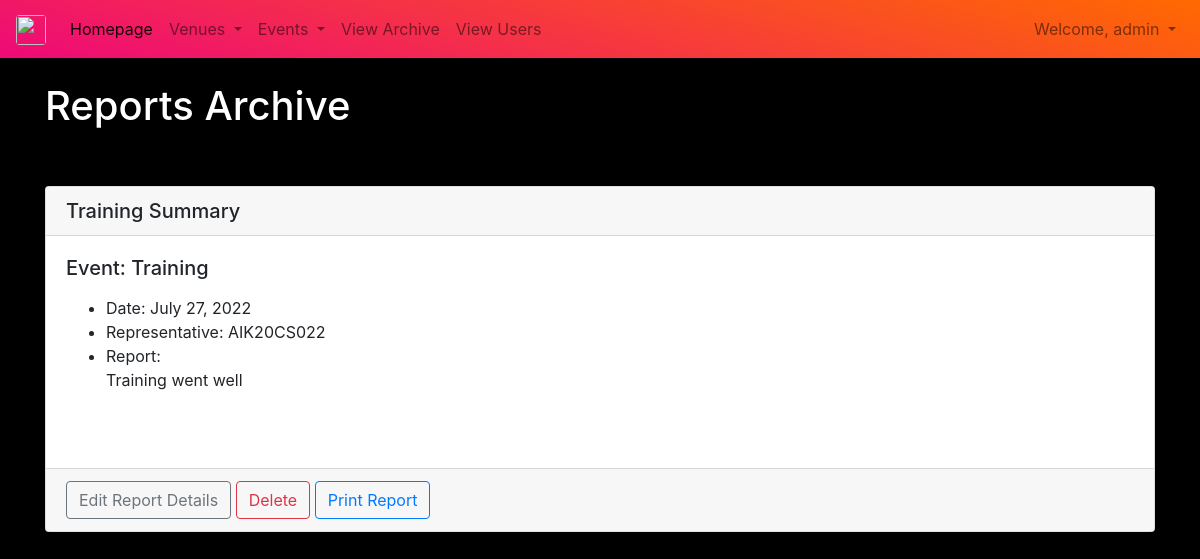
/reports (signed in), run on an earlier commit of the app's database.
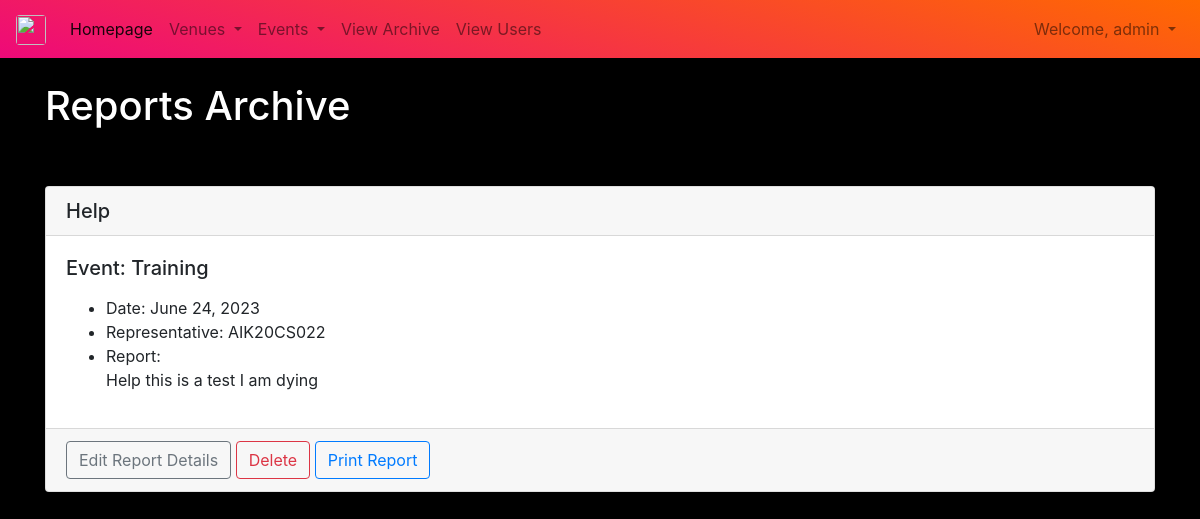
And on a later commit of the database.
### App2/models.py (models this page shows, shortened)
class Report(models.Model):
    title = models.CharField('Event Report', max_length=100)
    event = models.OneToOneField(Event, blank=False, on_delete=models.CASCADE)
    report_date = models.DateField('Report Date')
    report_author = models.ForeignKey(User, blank=False, null=False, on_delete=models.CASCADE)
    body = RichTextField(blank=False)

class BaseModel(models.Model):
    objects=models.Manager()
    class Meta:
        abstract = True

class Event(BaseModel):
    name = models.CharField('Event Name', max_length=120)
    overseer = models.ForeignKey(User, default='', blank=True, null=False, on_delete=models.CASCADE, related_name='Overseer')
    event_club = models.ForeignKey(Club, default='', blank=True, null=False, on_delete=models.CASCADE)
    event_date = models.DateTimeField('Event Date')
    venue = models.ForeignKey(Venue, blank=True, null=True, on_delete=models.CASCADE)
    description = models.TextField(blank=True)
    attendees = models.ManyToManyField(User, blank=True, related_name='Attendees')
    approved = models.BooleanField(default=False)
    def __str__(self):
        return self.name

### App2/views.py (the view)
# urls.py: path("reports", views.reports, name="reports" ),
def reports(request):
    if request.user.is_authenticated:
        report1 = Report.objects.all()
        return render(request, 'App2/reports.html', {'report1': report1})
    else:
        messages.error(request, ("Please login to view the archive"))
        return HttpResponseRedirect('/')

### App2/templates/App2/reports.html (shortened to what this page needs)
<!DOCTYPE html>
<html lang="en">
<head>
</head>
<body>
{% extends "App2/header.html" %}
{% block content %}
{% if user.is_authenticated %}
<h1 id="header">Reports Archive</h1>
    <br/><br/>
    {% for report in report1 %}
    <div class="card">
        <h5 class="card-header">
            {{ report.title }}
        </h5>
        <div class="card-body">
            <h5 class="card-title">Event: {{ report.event }}</h5>
            <p class="card-text">
                <ul>
                <li>Date: {{ report.report_date }}</li>
                <li>Representative: {{ report.report_author }}</li>
                <li>Report: {{ report.body | safe }}</li>
                </ul>
            </p>
        </div>
        <div class="card-footer text-muted">
            <a href="/updatereport/{{ report.id }}" class="btn btn-outline-secondary">Edit Report Details</a>
            <a href="/deletereport/{{ report.id }}" class="btn btn-outline-danger">Delete</a>
            <a href="/printreport/{{ report.id }}" class="btn btn-outline-primary">Print Report</a>
        </div>
    </div>
    <br/>
    {% endfor %}
{% else %}
	<h1>Sorry! You must be logged in to view club reports.</h1>
	<br/>
	<p>Please <a href="/login">login</a> to access this page.</p>
    </form>
{% endif %}
{% endblock %}

### App2/templates/App2/header.html (shortened to what this page needs)
<!DOCTYPE html>
<html lang="en">
  <head>
    {% load static %}
    <link rel="stylesheet" type="text/css" href="{% static 'css/home.css'%}">
    <link rel="stylesheet" href="https://cdn.jsdelivr.net/npm/bootstrap@4.5.3/dist/css/bootstrap.min.css">
  </head>
  <body>
    {% include 'App2/includes/navbar.html' %}
    {% include 'App2/includes/messages.html' %}
    <br/>
    <div class="container">
    {% block content %}
    {% endblock %}
    </div>
  </body>
</html>

### App2/templates/App2/includes/navbar.html (shortened to what this page needs)
<!DOCTYPE html>
<html lang="en">
<head>
</head>
<body>
{% if user.is_authenticated %}
    {% if user.is_superuser %}
        <nav class="navbar navbar-expand-lg navbar-light bg-custom-2">
          <a class="navbar-brand" href="/">
            <img src="https://aisat.ac.in/wp-content/uploads/2018/05/logo.png" class="rounded" width="30" height="30" alt="" loading="lazy">
          </a>
          <div class="collapse navbar-collapse" id="navbarSupportedContent1">
            <ul class="navbar-nav mr-auto">
              <li class="nav-item active">
                <a class="nav-link" href="clubhomepage">Homepage<span class="sr-only">(current)</span></a>
              </li>
              <li class="nav-item dropdown">
                <a class="nav-link dropdown-toggle" href="#" id="navbarDropdown1" role="button" data-toggle="dropdown" aria-haspopup="true" aria-expanded="false">
                  Venues
                </a>
              </li>
              <li class="nav-item dropdown">
                <a class="nav-link dropdown-toggle" href="#" id="navbarDropdown2" role="button" data-toggle="dropdown" aria-haspopup="true" aria-expanded="false">
                  Events
                </a>
              </li>
              <li class="nav-item">
                <a class="nav-link" href="/reports">View Archive</a>
              </li>
              <li class="nav-item">
                <a class="nav-link" href="/users">View Users</a>
              </li>
            </ul>
            <ul class="navbar-nav">
                {% if user.is_authenticated %}
                <li class="nav-item dropdown">
                <a class="nav-link dropdown-toggle" href="#" id="navbarDropdown4" role="button" data-toggle="dropdown" aria-haspopup="true" aria-expanded="false">
                    Welcome, {{user.username}}
                </a>
              </li>
                {% else %}
                <li class="nav-item">
                    <a class="nav-link" href="/login">Login</a>
                </li>
                {% endif %}
            </ul>
          </div>
        </nav>
    {% endif %}
{% endif %}
</body>
</html>

### App2/templates/App2/includes/messages.html (shortened to what this page needs)
<!DOCTYPE html>
<html lang="en">
<head>
</head>
<body>
</body>
</html>

### App2/static/css/home.css (style rules this page uses)
body { background-color: black !important; }
#header { color: white; !important }

### App2/templates/App2/includes/navbar.html (style rules this page uses)
.bg-custom-2 { background-image: linear-gradient(15deg, #ee0979 0%, #ff6a00 100%); }

What changed in the data, as far as the page shows it:
removed Report: title "Training Summary", event "Training", report_date "July 27, 2022", report_author "AIK20CS022", body "Training went well"
added Report: title "Help", event "Training", report_date "June 24, 2023", report_author "AIK20CS022", body "Help this is a test I am dying"
